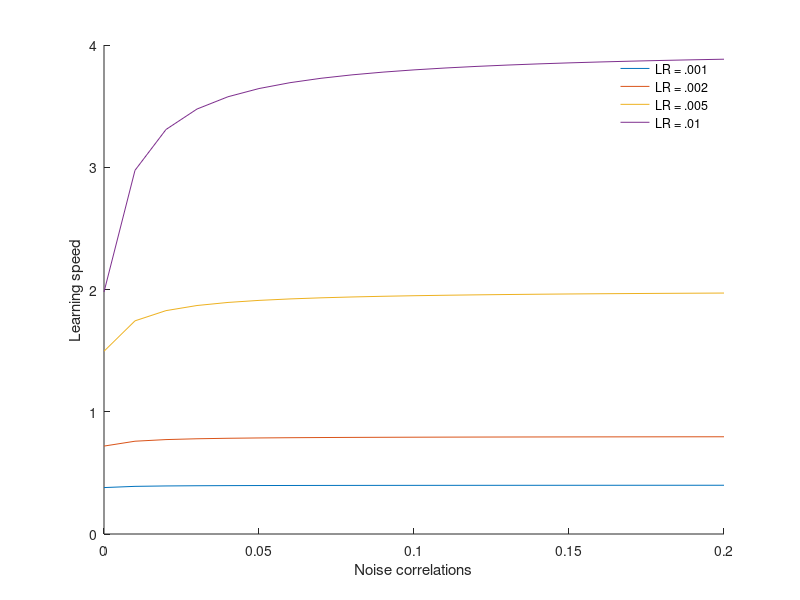

The MATLAB source for this figure:

%% RUN THIS SECTION FOR EITHER SIMULATION?

whichComp       =  1;
targetSEM       =  1;    % standard error on mean population representation
nPools          =  2;
nNeuronsPerPool = 100;
targFR          =  1;
nonTargFR       = -1; %
%LR              =.0001;  % Now doing a bunch of LRs
doRL            =true;
weightScale     =1;
useRPE          =false; % online predictions
doOpt           =true;
sigToNoise      = 2;
all_fracCorrNoise=0:.01:.2;
fixNoise        =false;


% Sort out path:
switch whichComp
    case 1
        baseDir='~/Dropbox';
    case 2
        baseDir='~/Dropbox (Brown)' % Put your dropbox path here
end
addpath(genpath(fullfile(baseDir, 'sharedMatlabUtilities')));
addpath(genpath(fullfile(baseDir, 'noiseCorrelationAsInductiveBias')))
cd(fullfile(baseDir, 'noiseCorrelationAsInductiveBias'));


totVar = nNeuronsPerPool.*targetSEM.^2; % FIXED to a target level!

% Target values currently only make sense for 2 pools...
targetOutputs=[100; -100;]; % choose values for decision neuron output

% create a list of neuron pool assignments:
poolID=[];
for i = 1:nPools
    poolID(end+1:end+nNeuronsPerPool,1)=ones(nNeuronsPerPool,1).*i;
end
meanFR=(targFR+nonTargFR.*(nPools-1))./nPools;



%%%%%%%%%%%%%%%%%%%%%%%%%%%%%%%%%%%%%%%%%%%%%%%%%%%%%%%%%%%%%%%%%%%%%%%%%%%
%% Network #1  -- two layers, simplest possible proof of concept:
%          Run multiple sims to get "averaged" performance:
%%%%%%%%%%%%%%%%%%%%%%%%%%%%%%%%%%%%%%%%%%%%%%%%%%%%%%%%%%%%%%%%%%%%%%%%%%%

% NOTE -- initial weights matter quite a bit for the "weight profile" plot

nCorrs=length(all_fracCorrNoise);


if ~doRL
    numOutNeurons = 1;
else
    numOutNeurons = nPools;
end

% Compute total signal and choose a total amount of "decision relevant noise" accordingly:
totSig=(targFR-nonTargFR).*nNeuronsPerPool;
totVar=(totSig./sigToNoise)^2;


% create a list of neuron pool assignments:
poolID=[];
for i = 1:nPools
    poolID(end+1:end+nNeuronsPerPool,1)=ones(nNeuronsPerPool,1).*i;
end
meanFR=(targFR+nonTargFR.*(nPools-1))./nPools;


clear finalWeights

alLRs=[.001,.002, .005 .01];

for L =1:length(alLRs);
    for k = 1:length(all_fracCorrNoise)
        fracCorrNoise=all_fracCorrNoise(k);
        
        
        if ~fixNoise
            % Choose an overall level of neural variance based on equation for fixed
            % lambda and tot variance:
            frVar = totVar ./ (nNeuronsPerPool + nNeuronsPerPool.*(nNeuronsPerPool-1).*fracCorrNoise);
            inPoolCov       = frVar.*fracCorrNoise; % some correlations within pools.
            outPoolCov      = 0;  % no correlations across pools.
        else
            frVar           = totVar ./ (nNeuronsPerPool); % Neurons have same variability in firing...
            inPoolCov       = frVar.*fracCorrNoise; % some correlations within pools.
            outPoolCov      = 0;  % no correlations across pools.
            % But adjust target firing rate according to noise correlation
            % condition -- see multSignalAndNoiseMethods.docx:
            S_neuron_base=sqrt(frVar./nNeuronsPerPool);
            S_neuron_NC  =sqrt(frVar.*(1+(nNeuronsPerPool-1).*fracCorrNoise)./nNeuronsPerPool);
            scaleFactor=S_neuron_NC./S_neuron_base;
            targFR           = targFR.*scaleFactor;
            nonTargFR        = nonTargFR.*scaleFactor;
        end
        
        % create a matrix stipulating which neurons are in same pool:
        samePool=repmat(poolID, 1, length(poolID))==repmat(poolID, 1, length(poolID))';
        sameNeuron=logical(eye(length(poolID)));
        
        
        % create a covariance matrix across neural population:
        covMat=nan(size(sameNeuron));
        covMat(sameNeuron)=frVar;
        covMat(samePool&~sameNeuron)=inPoolCov;
        covMat(~samePool&~sameNeuron)=outPoolCov;
        
        %% compute learning speed analytically based on EXPECTED gradients:
        % ala Jan D code -- this doesn't make sense for us -- since the
        % expected gradients are not very typical in the face of noisy
        % inputs. 
        
        Mu(poolID==1)=targFR;
        Mu(poolID~=1)=nonTargFR;
        wStar=[ones(nNeuronsPerPool, 1); ones(nNeuronsPerPool, 1).*-1]; % scale could be off here -- should do this analytically too
        wN=zeros(nNeuronsPerPool.*2,1);                                 % start from nothing -- could do this from any position though.
        wStarMinusWn=wStar-wN;
        learningSpeed(k)=wStarMinusWn'*covMat*wStarMinusWn + (wStarMinusWn'*Mu')^2;%
        
        
        %     %% compute learning speed for W=zeros, but considering full distribution over X:
        %
        %     hold on
        %     possSpeeds=0:.001:.1
        %      eq6_Mu= 2.*LR.*Mu*wStarMinusWn;
        %     eq6_Cov=(2.*LR.*wStarMinusWn)'*covMat*(2.*LR.*wStarMinusWn);
        %     learnSpeed_fullDist=normpdf(possSpeeds,eq6_Mu,sqrt(eq6_Cov)) + LR^2.*Mu*Mu';
        %     plot(possSpeeds, learnSpeed_fullDist);
        %
        
        %% compute learning speed according to full distribution as described here:
        %  https://math.stackexchange.com/questions/442472/sum-of-squares-of-dependent-gaussian-random-variables/442916#442916
        %  Q(x) = X^{t}AX = \sum_{j=1}^n \lambda_j(U_j+b_j)^2
        %  OK, in order to get P, we need to find eigenvectors of covariance
        %  matrix:
        %  covMat^.5*eye(length(covMat))*covMat^.5 - covMat
 
        
        %testing:
        %covMat=[1, 1; 1, 1];
        
        
        %% Validate eigenvectors/eigenvalues:
        %     a=covMat*v
        %     b=v*d
        % Get variables necessary to compute euclidean norm:
        LR=alLRs(L);
        meanError=(wN+LR*Mu')-wStar;
        covError=LR*covMat*LR'; % covariance of firing rates scaled by learning rate (which is multiplied to control update)
        
        % Let Y be cov^-.5 *X -- so Y is non-central multivariate normal
        %                       with equal identity variance elements
        
        % Let Z = (Y-cov^.5 * /mu) -- so z is a mean zero multivariate
        %                       normal with equal variances, but some
        %                       non-zero covariance
        
        % we will get P and L where P is orthonormal projectsion such that PLP=Cov 

        [P, d]=eig(covError); % get eigenvectors and define as P
        lambda=eig(covError); % get eigenvalues
        
        % covError = P*d*P'   -- so P is transposed with respect to
        %                        stack exchange solution

        b=P'*(covError^-.5)   *(meanError);
        
        % for now, lets just take the sum of the expectations:
        % non-central chi squared distribution has mean:
        % k + lambda, where lambda is the noncentrality parameter
        % (equal to sum of the squared mean vector) equal to
        % the sum of the squared mean difference vector
        
        clear expectNorm_eig
        for i =1:length(lambda)
            
            % OK -- solution is weighted chi squared distribution:
            % Mean of chi square is sum of squared means (b(i)^2) plus the
            % number of degrees of freedom -- which is always 1 in our
            % case. 
 
            expectNorm_eig(i)=lambda(i).* (1+ b(i).^2);

        end
        expectNorm(k)=sum(expectNorm_eig);
        initError=wStar'*wStar;
    end
    
    allExpNorms(:,L)=expectNorm;
    
end

learningSpeed2=initError-allExpNorms;
a=plot(repmat(all_fracCorrNoise, 4, 1)', learningSpeed2)
ff=legend(a, 'LR = .001', 'LR = .002', 'LR = .005', 'LR = .01')
set(ff, 'location', 'northeast', 'box', 'off')
set(gca, 'box', 'off')
ylabel('Learning speed')
xlabel('Noise correlations')
saveas(gcf, 'analyticalLearningSpeedPlot.eps', 'epsc2')
close all



